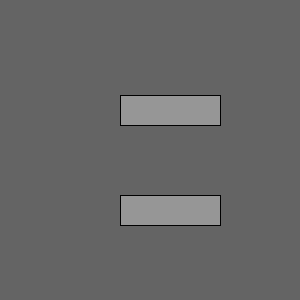
Frame 1 (no input)
Frame 60 (the mouse pressed at the canvas centre just before this capture): identical to frame 1, image omitted
Frame 120 (the mouse held since frame 60 and released just before this capture): identical to frame 1, image omitted

The Processing sketch that drew this single still picture (run headless with seeded random() and noise(); from frame 60 on, the mouse is pressed at the canvas centre):

// Processing sketch: w11_01_buttonState
// ── w11_01_buttonState.pde
// code 1 FA 18
// bryan ma

// this sketch creates a Button class that changes a 'pressed' boolean
// from false to true, and vice versa, when clicked on. pressing once
// is all that's needed to change the state. 

// create a different Button class that also has a 'pressed' boolean, 
// but unlike the other Button, the mouse needs to be held on the button
// in order to set it to true. releasing the mouse button or moving it off
// the button returns the boolean to false.

// finally, check in the sketch for the state of the buttons (see the 
// getButtonStatus() method for an example of how to access their state
// and create some kind of visual effect whenever the buttons are active. 


Button button;
Button2 button2;

void setup() {
  size(300, 300);
  button = new Button(120, 95, 100, 30);
  button2 = new Button2 (120, 195, 100, 30);
}

void draw() {
  background(100);
  button.display();
  button2. display();
}

void mousePressed() {
  button.checkPressed();
}

void mouseReleased() {
  button2.checkPressed();
}

class Button {
  boolean pressed;
  float x, y;
  float w, h;

  Button(float x, float y, float w, float h) {
    this.x = x;
    this.y = y;
    this.w = w;
    this.h = h;
  }

  void checkPressed() {
    if (mouseX > x && mouseX < x + w && mouseY > y && mouseY < y + h) {
      pressed = !pressed;
    }
  }

  void display() {
    if (pressed) {
      fill(240);
    } else {
      fill(150);
    }
    rect(x, y, w, h);
  }

  boolean getButtonStatus() {
    return pressed;
  }
}

class Button2 {
  boolean pressed;
  float x, y;
  float w, h;

  Button2(float x, float y, float w, float h) {
    this.x = x;
    this.y = y;
    this.w = w;
    this.h = h;
  }

  void checkPressed() {
    if (mouseX > x && mouseX < x + w && mouseY > y && mouseY < y + h) {
      pressed = !pressed;
    }
  }

  void display() {
    if (mousePressed) {
      if (pressed) {
        fill(240);
      }
    } else {
      fill(150);
    }
    rect(x, y, w, h);
  }

  boolean getButtonStatus() {
    return pressed;
  }
}
